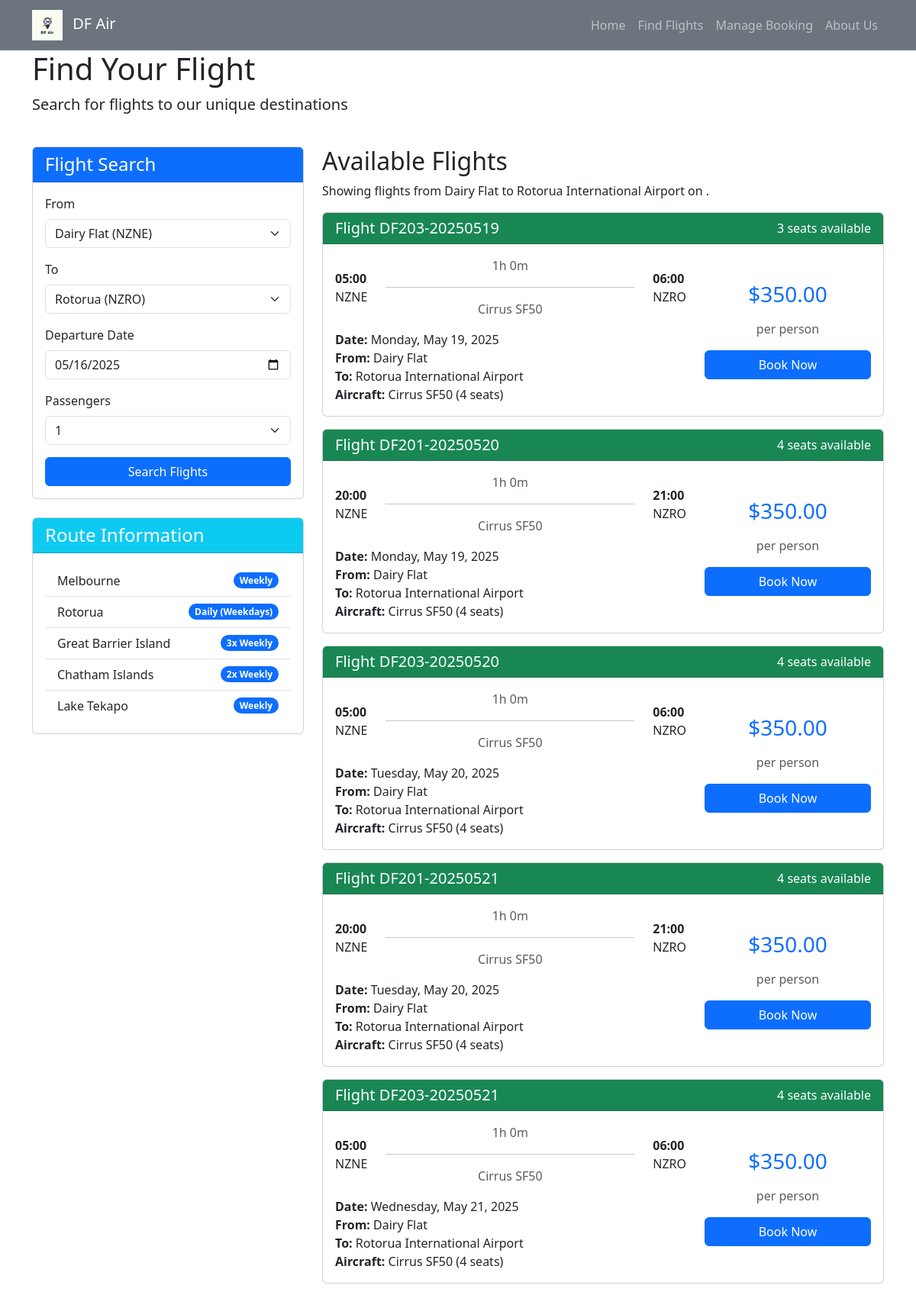
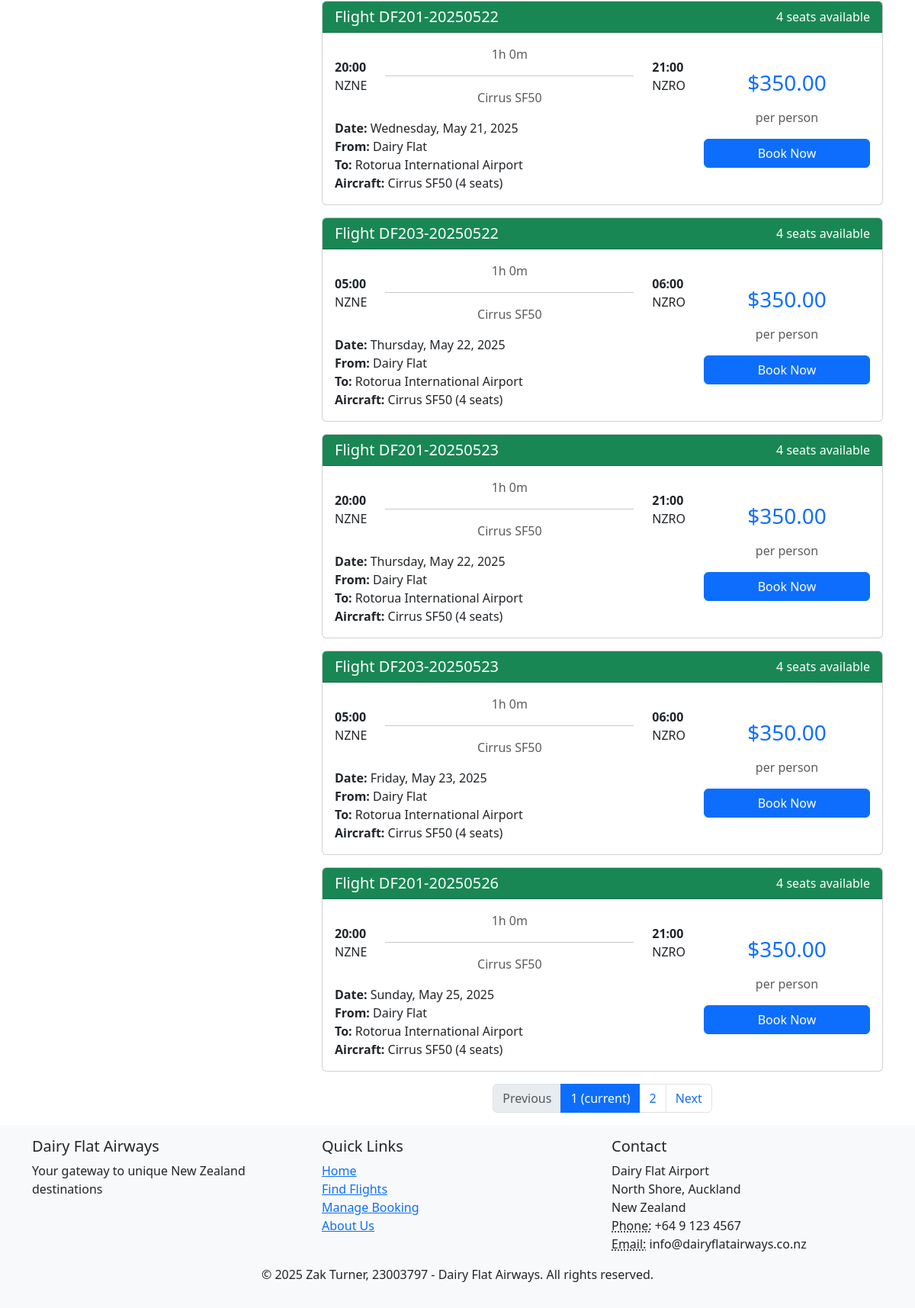
Screenshot of /flights/?destination=NZRO with the database file from the repository (2 pictures, top to bottom).
### ass2/models.py (models this page shows, shortened)
class Airport(models.Model):
    airport_code = models.CharField(max_length=10, unique=True, help_text="Unique identifier for the airport eg INV")
    airport_name = models.CharField(max_length=100, help_text="Name of airport")
    airport_location = models.CharField(max_length=100, help_text="Location")
    airport_timezone = models.CharField(max_length=50, help_text="Timezone of the airport")
    airport_latitude = models.DecimalField(max_digits=9, decimal_places=6, help_text="Latitude of the airport")
    airport_longitude = models.DecimalField(max_digits=9, decimal_places=6, help_text="Longitude of the airport")

class Flight(models.Model):
    flight_number = models.CharField(max_length=10)
    flight_route = models.ForeignKey('Route', on_delete=models.CASCADE, related_name='flights')
    flight_origin = models.ForeignKey('Airport', on_delete=models.CASCADE, related_name='departures')
    flight_destination = models.ForeignKey('Airport', on_delete=models.CASCADE, related_name='arrivals')
    flight_departure_time = models.DateTimeField()
    flight_arrival_time = models.DateTimeField()
    flight_aircraft = models.ForeignKey('Aircraft', on_delete=models.CASCADE)
    flight_price = models.DecimalField(max_digits=8, decimal_places=2)
    flight_status = models.CharField(max_length=50, default='Scheduled',
                                    help_text="Status of the flight (e.g., Scheduled, Delayed, Cancelled)")
    class Meta:
        ordering = ['flight_departure_time']
    @property
    def duration(self):
        duration = self.flight_arrival_time - self.flight_departure_time
        hours, remainder = divmod(duration.total_seconds(), 3600)
        minutes, _ = divmod(remainder, 60)
        return f"{int(hours)}h {int(minutes)}m"
    @property
    def booked_seats(self):
        return self.booking_set.filter(booking_status='Confirmed').count()
    @property
    def available_seats(self):
        return self.flight_aircraft.craft_capacity - self.booked_seats
    @property
    def is_full(self):
        return self.available_seats <= 0
    @property
    def is_bookable(self):
        return (not self.is_full and
                self.flight_status not in ['Cancelled', 'Completed'] and
                self.flight_departure_time > timezone.now())

class Aircraft(models.Model):
    craft_type = models.CharField(max_length=100, help_text="Type/model of the aircraft")
    craft_capacity = models.IntegerField(help_text="Maximum passenger capacity")
    craft_id = models.CharField(max_length=100, unique=True, help_text="Registration number of the aircraft")
    craft_remaining_capacity = models.IntegerField(help_text="Remaining capacity of the aircraft")
    craft_location = models.ForeignKey('Airport', on_delete=models.CASCADE, related_name='aircraft_location')
    craft_status = models.CharField(max_length=50, help_text="Status of the aircraft (e.g., Available, In Maintenance)")

### ass2/views.py (the view, shortened to what this page needs)
# urls.py: path('flights/', views.flight_search, name='flight_search'),
def flight_search(request):
    search_performed = False
    flights = []
    search_params = {}
    if request.GET:
        search_performed = True
        origin = request.GET.get('origin', 'NZNE')  # Default to Dairy Flat
        destination = request.GET.get('destination')
        departure_date_str = request.GET.get('departure_date')
        passengers = int(request.GET.get('passengers', 1))
        show_all = request.GET.get('show_all') == 'true'
        query = Q()
        if origin:
            query &= Q(flight_origin__airport_code=origin)
            try:
                origin_airport = Airport.objects.get(airport_code=origin)
                search_params['origin_name'] = origin_airport.airport_name
            except Airport.DoesNotExist:
                pass
        if destination:
            query &= Q(flight_destination__airport_code=destination)
            try:
                destination_airport = Airport.objects.get(airport_code=destination)
                search_params['destination_name'] = destination_airport.airport_name
            except Airport.DoesNotExist:
                pass
        query &= Q(flight_departure_time__gt=timezone.now())
        query &= ~Q(flight_status='Cancelled')
        flights = Flight.objects.filter(query).order_by('flight_departure_time')
        flights = [flight for flight in flights if flight.available_seats >= passengers]
        paginator = Paginator(flights, 10)  # Show 10 flights per page
        page_number = request.GET.get('page', 1)
        flights = paginator.get_page(page_number)
    return render(request, 'flight_search.html', {
        'flights': flights,
        'search_performed': search_performed,
        'search_params': search_params,
        'origin': request.GET.get('origin', 'NZNE'),
        'destination': request.GET.get('destination', ''),
        'departure_date': request.GET.get('departure_date', timezone.now().date()),
        'passengers': int(request.GET.get('passengers', 1))
    })

### ass2/templates/flight_search.html (shortened to what this page needs)
{% extends 'master.html' %}
{% load static %}
{% block content %}
<div class="row mb-4">
    <div class="col-12">
        <h1>Find Your Flight</h1>
        <p class="lead">Search for flights to our unique destinations</p>
    </div>
</div>
<div class="row">
    <div class="col-md-4">
        <div class="card mb-4">
            <div class="card-header bg-primary text-white">
                <h4 class="mb-0">Flight Search</h4>
            </div>
            <div class="card-body">
                <form method="get" action="{% url 'flight_search' %}">
                    <div class="mb-3">
                        <label for="origin" class="form-label">From</label>
                        <select name="origin" id="origin" class="form-select">
                            <option value="NZNE" {% if origin == "NZNE" %}selected{% endif %}>Dairy Flat (NZNE)</option>
                        </select>
                    </div>
                    <div class="mb-3">
                        <label for="destination" class="form-label">To</label>
                        <select name="destination" id="destination" class="form-select">
                            <option value="NZRO" {% if destination == "NZRO" %}selected{% endif %}>Rotorua (NZRO)</option>
                        </select>
                    </div>
                    <div class="mb-3">
                        <label for="departure_date" class="form-label">Departure Date</label>
                        <input type="date" name="departure_date" id="departure_date" class="form-control" value="{{ departure_date|date:'Y-m-d' }}">
                    </div>
                    <div class="mb-3">
                        <label for="passengers" class="form-label">Passengers</label>
                        <select name="passengers" id="passengers" class="form-select">
                            <option value="1" {% if passengers == 1 %}selected{% endif %}>1</option>
                        </select>
                    </div>
                    <div class="d-grid gap-2">
                    <button type="submit" class="btn btn-primary w-100">Search Flights</button>
                </div>
                </form>
            </div>
        </div>
        <div class="card">
            <div class="card-header bg-info text-white">
                <h4 class="mb-0">Route Information</h4>
            </div>
            <div class="card-body">
                <ul class="list-group list-group-flush">
                    <li class="list-group-item d-flex justify-content-between align-items-center">
                        Melbourne
                        <span class="badge bg-primary rounded-pill">Weekly</span>
                    </li>
                    <li class="list-group-item d-flex justify-content-between align-items-center">
                        Rotorua
                        <span class="badge bg-primary rounded-pill">Daily (Weekdays)</span>
                    </li>
                    <li class="list-group-item d-flex justify-content-between align-items-center">
                        Great Barrier Island
                        <span class="badge bg-primary rounded-pill">3x Weekly</span>
                    </li>
                    <li class="list-group-item d-flex justify-content-between align-items-center">
                        Chatham Islands
                        <span class="badge bg-primary rounded-pill">2x Weekly</span>
                    </li>
                    <li class="list-group-item d-flex justify-content-between align-items-center">
                        Lake Tekapo
                        <span class="badge bg-primary rounded-pill">Weekly</span>
                    </li>
                </ul>
            </div>
        </div>
    </div>
    <div class="col-md-8">
        {% if flights %}
            <h2>Available Flights</h2>
            {% if search_params %}
                <p>Showing flights from {{ search_params.origin_name }} to {{ search_params.destination_name }} on {{ search_params.departure_date|date:"l, F j, Y" }}.</p>
            {% endif %}
            {% for flight in flights %}
                <div class="card mb-3 flight-card">
                    <div class="card-header {% if flight.is_full %}bg-danger text-white{% else %}bg-success text-white{% endif %}">
                        <div class="d-flex justify-content-between align-items-center">
                            <h5 class="mb-0">Flight {{ flight.flight_number }}</h5>
                            <span>{{ flight.available_seats }} seats available</span>
                        </div>
                    </div>
                    <div class="card-body">
                        <div class="row">
                            <div class="col-md-8">
                                <div class="d-flex align-items-center mb-3">
                                    <div class="me-4">
                                        <p class="mb-0 fw-bold">{{ flight.flight_departure_time|date:"H:i" }}</p>
                                        <p class="mb-0">{{ flight.flight_origin.airport_code }}</p>
                                    </div>
                                    <div class="flex-grow-1 text-center">
                                        <p class="mb-0 text-muted">{{ flight.duration }}</p>
                                        <hr>
                                        <p class="mb-0 text-muted">{{ flight.flight_aircraft.craft_type }}</p>
                                    </div>
                                    <div class="ms-4">
                                        <p class="mb-0 fw-bold">{{ flight.flight_arrival_time|date:"H:i" }}</p>
                                        <p class="mb-0">{{ flight.flight_destination.airport_code }}</p>
                                    </div>
                                </div>
                                <p class="mb-0">
                                    <strong>Date:</strong> {{ flight.flight_departure_time|date:"l, F j, Y" }}
                                </p>
                                <p class="mb-0">
                                    <strong>From:</strong> {{ flight.flight_origin.airport_name }}
                                </p>
                                <p class="mb-0">
                                    <strong>To:</strong> {{ flight.flight_destination.airport_name }}
                                </p>
                                <p class="mb-0">
                                    <strong>Aircraft:</strong> {{ flight.flight_aircraft.craft_type }} ({{ flight.flight_aircraft.craft_capacity }} seats)
                                </p>
                            </div>
                            <div class="col-md-4 text-center d-flex flex-column justify-content-center">
                                <p class="h3 text-primary mb-3">${{ flight.flight_price }}</p>
                                <p class="text-muted mb-3">per person</p>
                                {% if flight.is_bookable %}
                                    <a href="{% url 'booking_create' flight_id=flight.id %}" class="btn btn-primary">Book Now</a>
                                {% else %}
                                    <button class="btn btn-secondary" disabled>Not Available</button>
                                {% endif %}
                            </div>
                        </div>
                    </div>
                </div>
            {% endfor %}
            {% if flights.has_other_pages %}
                <nav aria-label="Page navigation">
                    <ul class="pagination justify-content-center">
                        {% if flights.has_previous %}
                            <li class="page-item">
                                <a class="page-link" href="?{% for key, value in request.GET.items %}{% if key != 'page' %}{{ key }}={{ value }}&{% endif %}{% endfor %}page={{ flights.previous_page_number }}">Previous</a>
                            </li>
                        {% else %}
                            <li class="page-item disabled">
                                <span class="page-link">Previous</span>
                            </li>
                        {% endif %}
                        {% for i in flights.paginator.page_range %}
                            {% if flights.number == i %}
                                <li class="page-item active">
                                    <span class="page-link">{{ i }} <span class="sr-only">(current)</span></span>
                                </li>
                            {% else %}
                                <li class="page-item">
                                    <a class="page-link" href="?{% for key, value in request.GET.items %}{% if key != 'page' %}{{ key }}={{ value }}&{% endif %}{% endfor %}page={{ i }}">{{ i }}</a>
                                </li>
                            {% endif %}
                        {% endfor %}
                        {% if flights.has_next %}
                            <li class="page-item">
                                <a class="page-link" href="?{% for key, value in request.GET.items %}{% if key != 'page' %}{{ key }}={{ value }}&{% endif %}{% endfor %}page={{ flights.next_page_number }}">Next</a>
                            </li>
                        {% else %}
                            <li class="page-item disabled">
                                <span class="page-link">Next</span>
                            </li>
                        {% endif %}
                    </ul>
                </nav>
            {% endif %}
        {% endif %}
    </div>
</div>
{% endblock %}

### rows the page displays
Airport: origin_name "Dairy Flat"
Airport: destination_name "Rotorua International Airport"
Flight: flight_number "DF203-20250519", available_seats "3", flight_departure_time "05:00", flight_origin.airport_code "NZNE", duration "1h 0m", flight_aircraft.craft_type "Cirrus SF50", flight_arrival_time "06:00", flight_destination.airport_code "NZRO", flight_departure_time "Monday, May 19, 2025", flight_origin.airport_name "Dairy Flat", flight_destination.airport_name "Rotorua International Airport", flight_aircraft.craft_capacity "4", flight_price "350.00", flight_status "Book Now"
Flight: flight_number "DF201-20250520", available_seats "4", flight_departure_time "20:00", flight_origin.airport_code "NZNE", duration "1h 0m", flight_aircraft.craft_type "Cirrus SF50", flight_arrival_time "21:00", flight_destination.airport_code "NZRO", flight_departure_time "Monday, May 19, 2025", flight_origin.airport_name "Dairy Flat", flight_destination.airport_name "Rotorua International Airport", flight_aircraft.craft_capacity "4", flight_price "350.00", flight_status "Book Now"
Flight: flight_number "DF203-20250520", available_seats "4", flight_departure_time "05:00", flight_origin.airport_code "NZNE", duration "1h 0m", flight_aircraft.craft_type "Cirrus SF50", flight_arrival_time "06:00", flight_destination.airport_code "NZRO", flight_departure_time "Tuesday, May 20, 2025", flight_origin.airport_name "Dairy Flat", flight_destination.airport_name "Rotorua International Airport", flight_aircraft.craft_capacity "4", flight_price "350.00", flight_status "Book Now"
Flight: flight_number "DF201-20250521", available_seats "4", flight_departure_time "20:00", flight_origin.airport_code "NZNE", duration "1h 0m", flight_aircraft.craft_type "Cirrus SF50", flight_arrival_time "21:00", flight_destination.airport_code "NZRO", flight_departure_time "Tuesday, May 20, 2025", flight_origin.airport_name "Dairy Flat", flight_destination.airport_name "Rotorua International Airport", flight_aircraft.craft_capacity "4", flight_price "350.00", flight_status "Book Now"
Flight: flight_number "DF203-20250521", available_seats "4", flight_departure_time "05:00", flight_origin.airport_code "NZNE", duration "1h 0m", flight_aircraft.craft_type "Cirrus SF50", flight_arrival_time "06:00", flight_destination.airport_code "NZRO", flight_departure_time "Wednesday, May 21, 2025", flight_origin.airport_name "Dairy Flat", flight_destination.airport_name "Rotorua International Airport", flight_aircraft.craft_capacity "4", flight_price "350.00", flight_status "Book Now"
Flight: flight_number "DF201-20250522", available_seats "4", flight_departure_time "20:00", flight_origin.airport_code "NZNE", duration "1h 0m", flight_aircraft.craft_type "Cirrus SF50", flight_arrival_time "21:00", flight_destination.airport_code "NZRO", flight_departure_time "Wednesday, May 21, 2025", flight_origin.airport_name "Dairy Flat", flight_destination.airport_name "Rotorua International Airport", flight_aircraft.craft_capacity "4", flight_price "350.00", flight_status "Book Now"
Flight: flight_number "DF203-20250522", available_seats "4", flight_departure_time "05:00", flight_origin.airport_code "NZNE", duration "1h 0m", flight_aircraft.craft_type "Cirrus SF50", flight_arrival_time "06:00", flight_destination.airport_code "NZRO", flight_departure_time "Thursday, May 22, 2025", flight_origin.airport_name "Dairy Flat", flight_destination.airport_name "Rotorua International Airport", flight_aircraft.craft_capacity "4", flight_price "350.00", flight_status "Book Now"
Flight: flight_number "DF201-20250523", available_seats "4", flight_departure_time "20:00", flight_origin.airport_code "NZNE", duration "1h 0m", flight_aircraft.craft_type "Cirrus SF50", flight_arrival_time "21:00", flight_destination.airport_code "NZRO", flight_departure_time "Thursday, May 22, 2025", flight_origin.airport_name "Dairy Flat", flight_destination.airport_name "Rotorua International Airport", flight_aircraft.craft_capacity "4", flight_price "350.00", flight_status "Book Now"
Flight: flight_number "DF203-20250523", available_seats "4", flight_departure_time "05:00", flight_origin.airport_code "NZNE", duration "1h 0m", flight_aircraft.craft_type "Cirrus SF50", flight_arrival_time "06:00", flight_destination.airport_code "NZRO", flight_departure_time "Friday, May 23, 2025", flight_origin.airport_name "Dairy Flat", flight_destination.airport_name "Rotorua International Airport", flight_aircraft.craft_capacity "4", flight_price "350.00", flight_status "Book Now"
Flight: flight_number "DF201-20250526", available_seats "4", flight_departure_time "20:00", flight_origin.airport_code "NZNE", duration "1h 0m", flight_aircraft.craft_type "Cirrus SF50", flight_arrival_time "21:00", flight_destination.airport_code "NZRO", flight_departure_time "Sunday, May 25, 2025", flight_origin.airport_name "Dairy Flat", flight_destination.airport_name "Rotorua International Airport", flight_aircraft.craft_capacity "4", flight_price "350.00", flight_status "Book Now"

### other values shown
{{ i }} "1"
{{ i }} "2"
